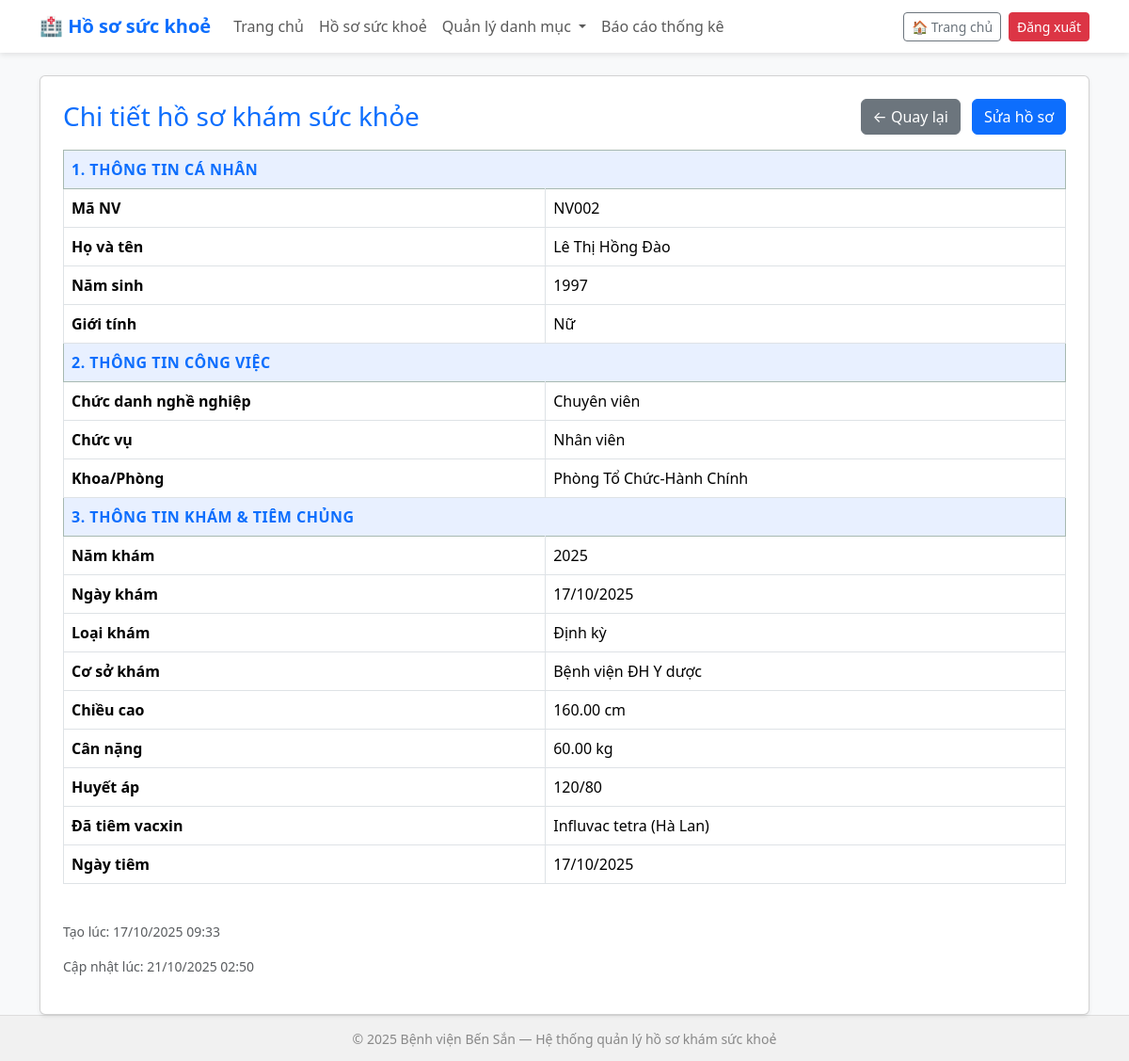
The page /health-record/2/ on the database its author committed.
### health_records/models.py (models this page shows, shortened)
class HealthRecord(models.Model):
    ma_nv = models.CharField(max_length=50, verbose_name="Mã NV", null=True, blank=True, help_text="Mã nhân viên, không bắt buộc phải unique để lưu nhiều năm")
    full_name = models.CharField(max_length=200, verbose_name="Họ và tên")
    birth_year = models.PositiveIntegerField(blank=True, null=True, verbose_name="Năm sinh")
    GENDER_CHOICES = [('Nam', 'Nam'), ('Nữ', 'Nữ')]
    gender = models.CharField(max_length=10, choices=GENDER_CHOICES, blank=True, null=True, verbose_name="Giới tính")
    job_title = models.CharField(max_length=200, blank=True, null=True, verbose_name="Chức danh nghề nghiệp")
    position = models.CharField(max_length=200, blank=True, null=True, verbose_name="Chức vụ")
    department = models.ForeignKey(Department, on_delete=models.SET_NULL, null=True, blank=True, verbose_name="Khoa/Phòng")
    vaccinated_influvac = models.BooleanField(default=False, verbose_name="Influvac tetra 0.5ml/ Hà Lan")
    vaccinated_vaxigrip = models.BooleanField(default=False, verbose_name="Vaxigrip tetra 0.5ml/ Pháp")
    vaccination_date = models.DateField(blank=True, null=True, verbose_name="Ngày tiêm")
    year = models.PositiveIntegerField(verbose_name="Năm khám", help_text="Năm ghi nhận kết quả (ví dụ 2023)")
    exam_date = models.DateField(blank=True, null=True, verbose_name="Ngày khám")
    exam_type = models.ForeignKey(ExamType, on_delete=models.SET_NULL, null=True, blank=True, verbose_name="Loại khám")
    clinic_name = models.CharField(max_length=255, blank=True, null=True, verbose_name="Cơ sở khám")
    height_cm = models.DecimalField("Chiều cao (cm)", max_digits=6, decimal_places=2, blank=True, null=True)
    weight_kg = models.DecimalField("Cân nặng (kg)", max_digits=6, decimal_places=2, blank=True, null=True)
    blood_pressure = models.CharField("Huyết áp (mmHg)", max_length=50, blank=True, null=True)
    health_classification = models.ForeignKey(HealthClassification, on_delete=models.SET_NULL, null=True, blank=True, verbose_name="Phân loại sức khỏe")
    conclusion_text = models.CharField(max_length=255, blank=True, null=True, verbose_name="Kết luận (ghi tay, nếu có)")
    result_file = models.FileField(upload_to="health_results/", blank=True, null=True, verbose_name="File kết quả (PDF)")
    group = models.CharField(max_length=50, blank=True, null=True, verbose_name="Nhóm")
    note = models.TextField(blank=True, null=True, verbose_name="Ghi chú")
    created_at = models.DateTimeField(auto_now_add=True, verbose_name="Tạo lúc")
    updated_at = models.DateTimeField(auto_now=True, verbose_name="Cập nhật lúc")
    class Meta:
        verbose_name = "Hồ sơ khám sức khoẻ"
        verbose_name_plural = "Hồ sơ khám sức khoẻ"
        ordering = ['-year', 'full_name']

class Department(models.Model):
    name = models.CharField(max_length=100, unique=True, verbose_name="Tên khoa/phòng")
    def __str__(self):
        return self.name
    class Meta:
        verbose_name = "Khoa/Phòng"
        verbose_name_plural = "Khoa/Phòng"

class ExamType(models.Model):
    name = models.CharField(max_length=100, unique=True, verbose_name="Loại khám")
    def __str__(self):
        return self.name
    class Meta:
        verbose_name = "Loại khám"
        verbose_name_plural = "Loại khám"

### health_records/views.py (the view)
# urls.py: path('health-record/<int:pk>/', views.health_record_detail, name='health_record_detail'),
def health_record_detail(request, pk):
    record = get_object_or_404(HealthRecord, pk=pk)
    return render(request, 'health_records/health_record_detail.html', {'record': record})

### health_records/templates/health_records/health_record_detail.html (shortened to what this page needs)
{% extends 'health_records/base.html' %}
{% block content %}
<div class="card shadow-sm p-4">
  <div class="d-flex justify-content-between align-items-center mb-3">
    <h3 class="text-primary mb-0">Chi tiết hồ sơ khám sức khỏe</h3>
    <div>
      <a href="{% url 'healthrecord_list' %}" class="btn btn-secondary me-2">← Quay lại</a>
      <a href="{% url 'healthrecord_edit' record.id %}" class="btn btn-primary">Sửa hồ sơ</a>
    </div>
  </div>
  <table class="table table-bordered">
    <tr class="table-success section-header"><th colspan="2">1. Thông tin cá nhân</th></tr>
    <tr><th>Mã NV</th><td>{{ record.ma_nv|default:"—" }}</td></tr>
    <tr><th>Họ và tên</th><td>{{ record.full_name }}</td></tr>
    <tr><th>Năm sinh</th><td>{{ record.birth_year|default:"—" }}</td></tr>
    <tr><th>Giới tính</th><td>{{ record.gender|default:"—" }}</td></tr>
    <tr class="table-success section-header"><th colspan="2">2. Thông tin công việc</th></tr>
    <tr><th>Chức danh nghề nghiệp</th><td>{{ record.job_title|default:"—" }}</td></tr>
    <tr><th>Chức vụ</th><td>{{ record.position|default:"—" }}</td></tr>
    <tr><th>Khoa/Phòng</th><td>{{ record.department|default:"—" }}</td></tr>
    <tr class="table-success section-header"><th colspan="2">3. Thông tin khám & tiêm chủng</th></tr>
    <tr><th>Năm khám</th><td>{{ record.year }}</td></tr>
    <tr><th>Ngày khám</th><td>{{ record.exam_date|date:"d/m/Y"|default:"—" }}</td></tr>
    <tr><th>Loại khám</th><td>{{ record.exam_type|default:"—" }}</td></tr>
    <tr><th>Cơ sở khám</th><td>{{ record.clinic_name|default:"—" }}</td></tr>
    <tr><th>Chiều cao</th><td>{{ record.height_cm|default:"—" }} cm</td></tr>
    <tr><th>Cân nặng</th><td>{{ record.weight_kg|default:"—" }} kg</td></tr>
    <tr><th>Huyết áp</th><td>{{ record.blood_pressure|default:"—" }}</td></tr>
    <tr>
        <th>Đã tiêm vacxin</th>
        <td>
        {% if record.vaccinated_influvac %} Influvac tetra (Hà Lan)<br>{% endif %}
        </td>
    </tr>
    <tr><th>Ngày tiêm</th><td>{{ record.vaccination_date|date:"d/m/Y"|default:"—" }}</td></tr>
    </table>
  <div class="text-muted small mt-4">
    <p>Tạo lúc: {{ record.created_at|date:"d/m/Y H:i" }}</p>
    <p>Cập nhật lúc: {{ record.updated_at|date:"d/m/Y H:i" }}</p>
  </div>
</div>
{% endblock %}

### health_records/static/health_records/css.css (style rules this page uses)
body { background-color: #f8f9fa; min-height: 100vh; display: flex; flex-direction: column; }
.section-header th { color: #0d6efd; font-weight: 600; background-color: #e8f0ff; text-transform: uppercase; letter-spacing: 0.5px; }

### rows shown on the page
HealthRecord: ma_nv "NV002", full_name "Lê Thị Hồng Đào", birth_year "1997", gender "Nữ", job_title "Chuyên viên", position "Nhân viên", department "Phòng Tổ Chức-Hành Chính", year "2025", exam_date "17/10/2025", exam_type "Định kỳ", clinic_name "Bệnh viện ĐH Y dược", height_cm "160.00", weight_kg "60.00", blood_pressure "120/80", vaccination_date "17/10/2025", created_at "17/10/2025 09:33", updated_at "21/10/2025 02:50"
